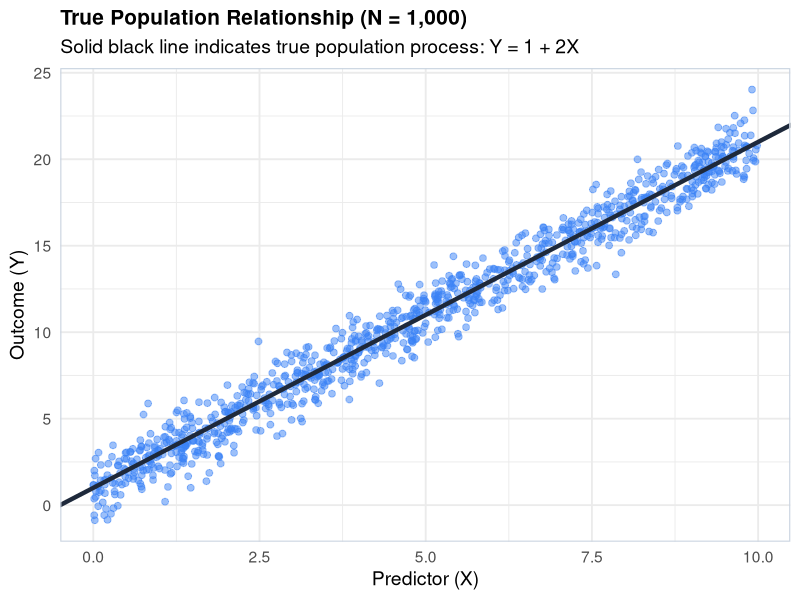
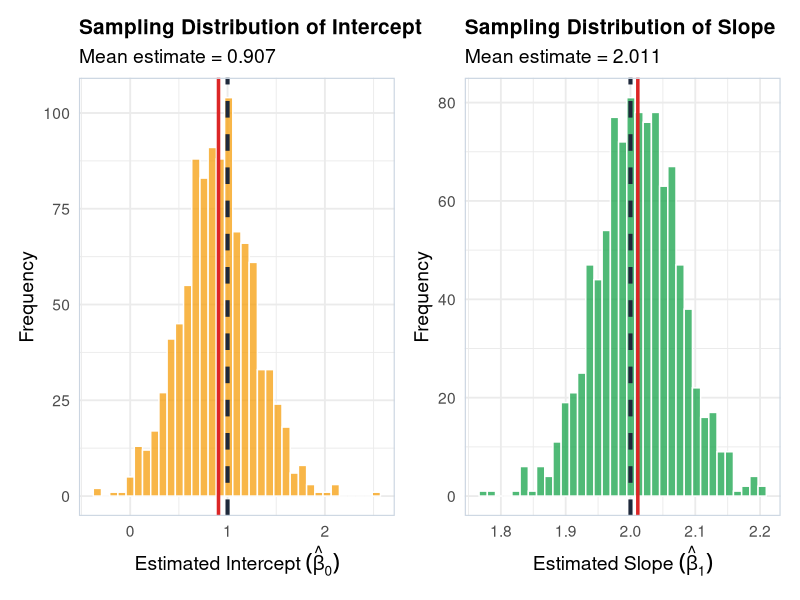

Here is the R script that generated these plots, in order:
## ---- chunk 1
knitr::opts_chunk$set(echo = TRUE, warning = FALSE, message = FALSE, fig.width = 8.5, fig.height = 5.2)
library(ggplot2)
library(dplyr)
library(purrr)
library(broom)

set.seed(42)
theme_set(theme_minimal(base_size = 14) +
  theme(
    plot.title = element_text(face = "bold", size = 15),
    panel.border = element_rect(colour = "#cbd5e1", fill = NA, linewidth = 0.8)
  ))
## ---- chunk 2
N_pop <- 1000
pop_df <- tibble(
  id = 1:N_pop,
  x = runif(N_pop, min = 0, max = 10),
  y = 1.0 + 2.0 * x + rnorm(N_pop, mean = 0, sd = 1.0)
)

ggplot(pop_df, aes(x = x, y = y)) +
  geom_point(color = "#3b82f6", alpha = 0.5, size = 2) +
  geom_abline(intercept = 1.0, slope = 2.0, color = "#1e293b", linewidth = 1.5) +
  labs(
    title = "True Population Relationship (N = 1,000)",
    subtitle = "Solid black line indicates true population process: Y = 1 + 2X",
    x = "Predictor (X)",
    y = "Outcome (Y)"
  )
## ---- chunk 3
n_sims <- 1000
sample_size <- 30

sim_results <- map_dfr(1:n_sims, function(i) {
  sample_df <- pop_df %>% slice_sample(n = sample_size)
  mod <- lm(y ~ x, data = sample_df)
  tidy(mod) %>%
    select(term, estimate) %>%
    tidyr::pivot_wider(names_from = term, values_from = estimate) %>%
    rename(beta_0 = `(Intercept)`, beta_1 = x)
})

cat("=== Sampling Distribution Summary Table ===\n")
cat("True Intercept (beta_0)             : 1.0000\n")
cat("Mean Sample Intercept (mean(hat_b0)): ", round(mean(sim_results$beta_0), 4), "\n")
cat("-> Intercept Bias                   : ", round(mean(sim_results$beta_0) - 1.0, 4), "\n\n")

cat("True Slope (beta_1)                 : 2.0000\n")
cat("Mean Sample Slope (mean(hat_b1))    : ", round(mean(sim_results$beta_1), 4), "\n")
cat("-> Slope Bias                       : ", round(mean(sim_results$beta_1) - 2.0, 4), "\n")
## ---- chunk 4
p1 <- ggplot(sim_results, aes(x = beta_0)) +
  geom_histogram(fill = "#f59e0b", color = "white", bins = 35, alpha = 0.75) +
  geom_vline(xintercept = 1.0, color = "#1e293b", linetype = "dashed", linewidth = 1.4, aes(color = "True Parameter (1.0)")) +
  geom_vline(xintercept = mean(sim_results$beta_0), color = "#dc2626", linewidth = 1.2, aes(color = "Sample Mean")) +
  labs(
    title = "Sampling Distribution of Intercept",
    subtitle = paste0("Mean estimate = ", round(mean(sim_results$beta_0), 3)),
    x = expression(Estimated ~ Intercept ~ (hat(beta)[0])),
    y = "Frequency"
  )

p2 <- ggplot(sim_results, aes(x = beta_1)) +
  geom_histogram(fill = "#16a34a", color = "white", bins = 35, alpha = 0.75) +
  geom_vline(xintercept = 2.0, color = "#1e293b", linetype = "dashed", linewidth = 1.4) +
  geom_vline(xintercept = mean(sim_results$beta_1), color = "#dc2626", linewidth = 1.2) +
  labs(
    title = "Sampling Distribution of Slope",
    subtitle = paste0("Mean estimate = ", round(mean(sim_results$beta_1), 3)),
    x = expression(Estimated ~ Slope ~ (hat(beta)[1])),
    y = "Frequency"
  )

library(patchwork)
if (requireNamespace("patchwork", quietly = TRUE)) {
  p1 + p2
} else {
  print(p1)
  print(p2)
}
